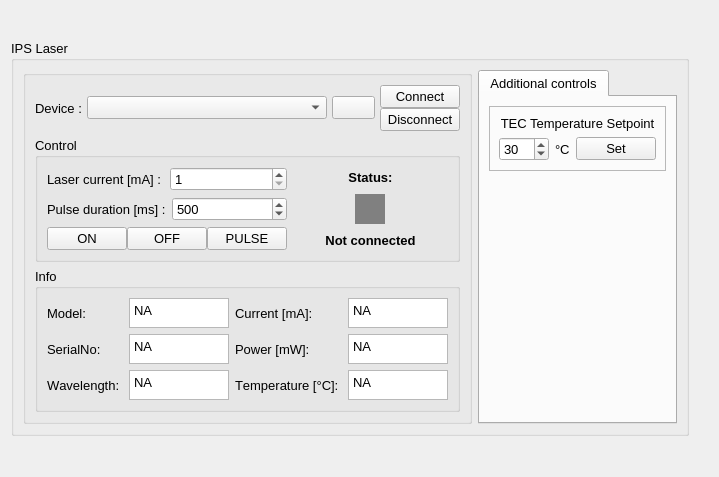
<?xml version="1.0" encoding="UTF-8"?>
<ui version="4.0">
 <class>LaserControl</class>
 <widget class="QWidget" name="LaserControl">
  <property name="geometry">
   <rect>
    <x>0</x>
    <y>0</y>
    <width>719</width>
    <height>477</height>
   </rect>
  </property>
  <property name="windowTitle">
   <string>Lumed IPS</string>
  </property>
  <layout class="QHBoxLayout" name="horizontalLayout_13">
   <item>
    <widget class="QGroupBox" name="groupBox_main">
     <property name="sizePolicy">
      <sizepolicy hsizetype="Minimum" vsizetype="Fixed">
       <horstretch>0</horstretch>
       <verstretch>0</verstretch>
      </sizepolicy>
     </property>
     <property name="font">
      <font>
       <pointsize>10</pointsize>
       <weight>50</weight>
       <bold>false</bold>
      </font>
     </property>
     <property name="autoFillBackground">
      <bool>false</bool>
     </property>
     <property name="title">
      <string>IPS Laser</string>
     </property>
     <layout class="QHBoxLayout" name="horizontalLayout_15">
      <item>
       <widget class="QGroupBox" name="groupBox_controls">
        <property name="sizePolicy">
         <sizepolicy hsizetype="Fixed" vsizetype="Fixed">
          <horstretch>0</horstretch>
          <verstretch>0</verstretch>
         </sizepolicy>
        </property>
        <layout class="QVBoxLayout" name="verticalLayout_4">
         <property name="sizeConstraint">
          <enum>QLayout::SetMinimumSize</enum>
         </property>
         <item>
          <layout class="QHBoxLayout" name="horizontalLayout" stretch="0,1,0">
           <property name="spacing">
            <number>5</number>
           </property>
           <item>
            <widget class="QLabel" name="label_devices">
             <property name="font">
              <font>
               <pointsize>10</pointsize>
               <weight>50</weight>
               <bold>false</bold>
              </font>
             </property>
             <property name="text">
              <string>Device :</string>
             </property>
            </widget>
           </item>
           <item>
            <layout class="QHBoxLayout" name="horizontalLayout_9">
             <item>
              <widget class="QComboBox" name="comboBox_devices">
               <property name="font">
                <font>
                 <pointsize>10</pointsize>
                 <weight>50</weight>
                 <bold>false</bold>
                </font>
               </property>
              </widget>
             </item>
             <item>
              <widget class="QPushButton" name="pushButton_update">
               <property name="sizePolicy">
                <sizepolicy hsizetype="Fixed" vsizetype="Fixed">
                 <horstretch>0</horstretch>
                 <verstretch>0</verstretch>
                </sizepolicy>
               </property>
               <property name="font">
                <font>
                 <pointsize>10</pointsize>
                 <weight>50</weight>
                 <bold>false</bold>
                </font>
               </property>
               <property name="text">
                <string/>
               </property>
              </widget>
             </item>
            </layout>
           </item>
           <item>
            <layout class="QVBoxLayout" name="verticalLayout">
             <property name="spacing">
              <number>0</number>
             </property>
             <item>
              <widget class="QPushButton" name="pushButton_connect">
               <property name="font">
                <font>
                 <pointsize>10</pointsize>
                 <weight>50</weight>
                 <bold>false</bold>
                </font>
               </property>
               <property name="text">
                <string>Connect</string>
               </property>
              </widget>
             </item>
             <item>
              <widget class="QPushButton" name="pushButton_disconnect">
               <property name="font">
                <font>
                 <pointsize>10</pointsize>
                 <weight>50</weight>
                 <bold>false</bold>
                </font>
               </property>
               <property name="text">
                <string>Disconnect</string>
               </property>
              </widget>
             </item>
            </layout>
           </item>
          </layout>
         </item>
         <item>
          <widget class="QGroupBox" name="groupBox_lasing">
           <property name="font">
            <font>
             <pointsize>10</pointsize>
             <weight>50</weight>
             <bold>false</bold>
            </font>
           </property>
           <property name="title">
            <string>Control</string>
           </property>
           <layout class="QHBoxLayout" name="horizontalLayout_2">
            <item>
             <layout class="QVBoxLayout" name="verticalLayout_9">
              <item>
               <layout class="QHBoxLayout" name="horizontalLayout_3">
                <item>
                 <widget class="QLabel" name="label_current_spinbox">
                  <property name="font">
                   <font>
                    <pointsize>10</pointsize>
                    <weight>50</weight>
                    <bold>false</bold>
                   </font>
                  </property>
                  <property name="text">
                   <string>Laser current [mA] :</string>
                  </property>
                 </widget>
                </item>
                <item>
                 <widget class="QSpinBox" name="spinBox_current">
                  <property name="font">
                   <font>
                    <pointsize>10</pointsize>
                    <weight>50</weight>
                    <bold>false</bold>
                   </font>
                  </property>
                  <property name="minimum">
                   <number>1</number>
                  </property>
                  <property name="maximum">
                   <number>99</number>
                  </property>
                 </widget>
                </item>
               </layout>
              </item>
              <item>
               <layout class="QHBoxLayout" name="horizontalLayout_4">
                <item>
                 <widget class="QLabel" name="label_pduration">
                  <property name="enabled">
                   <bool>true</bool>
                  </property>
                  <property name="font">
                   <font>
                    <pointsize>10</pointsize>
                    <weight>50</weight>
                    <bold>false</bold>
                   </font>
                  </property>
                  <property name="text">
                   <string>Pulse duration [ms] :</string>
                  </property>
                 </widget>
                </item>
                <item>
                 <widget class="QSpinBox" name="spinBox_pduration">
                  <property name="font">
                   <font>
                    <pointsize>10</pointsize>
                    <weight>50</weight>
                    <bold>false</bold>
                   </font>
                  </property>
                  <property name="minimum">
                   <number>1</number>
                  </property>
                  <property name="maximum">
                   <number>5000</number>
                  </property>
                  <property name="value">
                   <number>500</number>
                  </property>
                 </widget>
                </item>
               </layout>
              </item>
              <item>
               <layout class="QHBoxLayout" name="horizontalLayout_onoff">
                <property name="spacing">
                 <number>0</number>
                </property>
                <property name="sizeConstraint">
                 <enum>QLayout::SetDefaultConstraint</enum>
                </property>
                <property name="leftMargin">
                 <number>0</number>
                </property>
                <property name="topMargin">
                 <number>0</number>
                </property>
                <item>
                 <widget class="QPushButton" name="pushButton_on">
                  <property name="font">
                   <font>
                    <pointsize>10</pointsize>
                    <weight>50</weight>
                    <bold>false</bold>
                   </font>
                  </property>
                  <property name="text">
                   <string>ON</string>
                  </property>
                 </widget>
                </item>
                <item>
                 <widget class="QPushButton" name="pushButton_off">
                  <property name="font">
                   <font>
                    <pointsize>10</pointsize>
                    <weight>50</weight>
                    <bold>false</bold>
                   </font>
                  </property>
                  <property name="text">
                   <string>OFF</string>
                  </property>
                 </widget>
                </item>
                <item>
                 <widget class="QPushButton" name="pushButton_pulse">
                  <property name="font">
                   <font>
                    <pointsize>10</pointsize>
                    <weight>50</weight>
                    <bold>false</bold>
                   </font>
                  </property>
                  <property name="text">
                   <string>PULSE</string>
                  </property>
                 </widget>
                </item>
               </layout>
              </item>
             </layout>
            </item>
            <item>
             <layout class="QVBoxLayout" name="verticalLayout_6">
              <item>
               <widget class="QLabel" name="label_status_title">
                <property name="font">
                 <font>
                  <pointsize>10</pointsize>
                  <weight>75</weight>
                  <bold>true</bold>
                 </font>
                </property>
                <property name="text">
                 <string>Status:</string>
                </property>
                <property name="alignment">
                 <set>Qt::AlignCenter</set>
                </property>
               </widget>
              </item>
              <item>
               <layout class="QHBoxLayout" name="horizontalLayout_12">
                <item>
                 <widget class="QLabel" name="label_led_status">
                  <property name="sizePolicy">
                   <sizepolicy hsizetype="Fixed" vsizetype="Fixed">
                    <horstretch>0</horstretch>
                    <verstretch>0</verstretch>
                   </sizepolicy>
                  </property>
                  <property name="minimumSize">
                   <size>
                    <width>30</width>
                    <height>30</height>
                   </size>
                  </property>
                  <property name="maximumSize">
                   <size>
                    <width>30</width>
                    <height>30</height>
                   </size>
                  </property>
                  <property name="font">
                   <font>
                    <pointsize>10</pointsize>
                    <weight>50</weight>
                    <bold>false</bold>
                   </font>
                  </property>
                  <property name="autoFillBackground">
                   <bool>false</bool>
                  </property>
                  <property name="styleSheet">
                   <string notr="true">QLabel { background-color : grey }</string>
                  </property>
                  <property name="text">
                   <string/>
                  </property>
                  <property name="scaledContents">
                   <bool>false</bool>
                  </property>
                  <property name="alignment">
                   <set>Qt::AlignCenter</set>
                  </property>
                 </widget>
                </item>
               </layout>
              </item>
              <item>
               <widget class="QLabel" name="label_status">
                <property name="minimumSize">
                 <size>
                  <width>120</width>
                  <height>0</height>
                 </size>
                </property>
                <property name="maximumSize">
                 <size>
                  <width>16777215</width>
                  <height>16777215</height>
                 </size>
                </property>
                <property name="font">
                 <font>
                  <pointsize>10</pointsize>
                  <weight>75</weight>
                  <bold>true</bold>
                 </font>
                </property>
                <property name="text">
                 <string>Not connected</string>
                </property>
                <property name="alignment">
                 <set>Qt::AlignCenter</set>
                </property>
               </widget>
              </item>
             </layout>
            </item>
           </layout>
          </widget>
         </item>
         <item>
          <widget class="QGroupBox" name="groupBox_info">
           <property name="font">
            <font>
             <pointsize>10</pointsize>
             <weight>50</weight>
             <bold>false</bold>
             <kerning>false</kerning>
            </font>
           </property>
           <property name="autoFillBackground">
            <bool>false</bool>
           </property>
           <property name="title">
            <string>Info</string>
           </property>
           <property name="checkable">
            <bool>false</bool>
           </property>
           <layout class="QHBoxLayout" name="horizontalLayout_11">
            <item>
             <layout class="QVBoxLayout" name="verticalLayout_7">
              <item>
               <layout class="QHBoxLayout" name="horizontalLayout_5">
                <item>
                 <widget class="QLabel" name="label_model">
                  <property name="font">
                   <font>
                    <pointsize>10</pointsize>
                    <weight>50</weight>
                    <bold>false</bold>
                    <kerning>false</kerning>
                   </font>
                  </property>
                  <property name="text">
                   <string>Model: </string>
                  </property>
                 </widget>
                </item>
                <item>
                 <widget class="QPlainTextEdit" name="plainTextEdit_model">
                  <property name="sizePolicy">
                   <sizepolicy hsizetype="Minimum" vsizetype="Minimum">
                    <horstretch>0</horstretch>
                    <verstretch>0</verstretch>
                   </sizepolicy>
                  </property>
                  <property name="maximumSize">
                   <size>
                    <width>100</width>
                    <height>30</height>
                   </size>
                  </property>
                  <property name="font">
                   <font>
                    <pointsize>10</pointsize>
                    <weight>50</weight>
                    <bold>false</bold>
                    <kerning>false</kerning>
                   </font>
                  </property>
                  <property name="plainText">
                   <string>NA</string>
                  </property>
                  <property name="textInteractionFlags">
                   <set>Qt::NoTextInteraction</set>
                  </property>
                 </widget>
                </item>
               </layout>
              </item>
              <item>
               <layout class="QHBoxLayout" name="horizontalLayout_7">
                <item>
                 <widget class="QLabel" name="label_serialno">
                  <property name="font">
                   <font>
                    <pointsize>10</pointsize>
                    <weight>50</weight>
                    <bold>false</bold>
                    <kerning>false</kerning>
                   </font>
                  </property>
                  <property name="text">
                   <string>SerialNo: </string>
                  </property>
                 </widget>
                </item>
                <item>
                 <widget class="QPlainTextEdit" name="plainTextEdit_serialno">
                  <property name="sizePolicy">
                   <sizepolicy hsizetype="Minimum" vsizetype="Minimum">
                    <horstretch>0</horstretch>
                    <verstretch>0</verstretch>
                   </sizepolicy>
                  </property>
                  <property name="maximumSize">
                   <size>
                    <width>100</width>
                    <height>30</height>
                   </size>
                  </property>
                  <property name="font">
                   <font>
                    <pointsize>10</pointsize>
                    <weight>50</weight>
                    <bold>false</bold>
                    <kerning>false</kerning>
                   </font>
                  </property>
                  <property name="plainText">
                   <string>NA</string>
                  </property>
                  <property name="textInteractionFlags">
                   <set>Qt::NoTextInteraction</set>
                  </property>
                 </widget>
                </item>
               </layout>
              </item>
              <item>
               <layout class="QHBoxLayout" name="horizontalLayout_details">
                <item>
                 <widget class="QLabel" name="label_wavelenght">
                  <property name="font">
                   <font>
                    <pointsize>10</pointsize>
                    <weight>50</weight>
                    <bold>false</bold>
                    <kerning>false</kerning>
                   </font>
                  </property>
                  <property name="text">
                   <string>Wavelength: </string>
                  </property>
                 </widget>
                </item>
                <item>
                 <widget class="QPlainTextEdit" name="plainTextEdit_wavelength">
                  <property name="sizePolicy">
                   <sizepolicy hsizetype="Minimum" vsizetype="Minimum">
                    <horstretch>0</horstretch>
                    <verstretch>0</verstretch>
                   </sizepolicy>
                  </property>
                  <property name="maximumSize">
                   <size>
                    <width>100</width>
                    <height>30</height>
                   </size>
                  </property>
                  <property name="font">
                   <font>
                    <pointsize>10</pointsize>
                    <weight>50</weight>
                    <bold>false</bold>
                    <kerning>false</kerning>
                   </font>
                  </property>
                  <property name="plainText">
                   <string>NA</string>
                  </property>
                  <property name="textInteractionFlags">
                   <set>Qt::NoTextInteraction</set>
                  </property>
                 </widget>
                </item>
               </layout>
              </item>
             </layout>
            </item>
            <item>
             <layout class="QVBoxLayout" name="verticalLayout_8">
              <item>
               <layout class="QHBoxLayout" name="horizontalLayout_6">
                <item>
                 <widget class="QLabel" name="label_current_status">
                  <property name="font">
                   <font>
                    <pointsize>10</pointsize>
                    <weight>50</weight>
                    <bold>false</bold>
                    <kerning>false</kerning>
                   </font>
                  </property>
                  <property name="text">
                   <string>Current [mA]: </string>
                  </property>
                 </widget>
                </item>
                <item>
                 <widget class="QPlainTextEdit" name="plainTextEdit_current_status">
                  <property name="sizePolicy">
                   <sizepolicy hsizetype="Minimum" vsizetype="Minimum">
                    <horstretch>0</horstretch>
                    <verstretch>0</verstretch>
                   </sizepolicy>
                  </property>
                  <property name="maximumSize">
                   <size>
                    <width>100</width>
                    <height>30</height>
                   </size>
                  </property>
                  <property name="font">
                   <font>
                    <pointsize>10</pointsize>
                    <weight>50</weight>
                    <bold>false</bold>
                    <kerning>false</kerning>
                   </font>
                  </property>
                  <property name="plainText">
                   <string>NA</string>
                  </property>
                  <property name="textInteractionFlags">
                   <set>Qt::NoTextInteraction</set>
                  </property>
                 </widget>
                </item>
               </layout>
              </item>
              <item>
               <layout class="QHBoxLayout" name="horizontalLayout_10">
                <item>
                 <widget class="QLabel" name="label_power_status">
                  <property name="font">
                   <font>
                    <pointsize>10</pointsize>
                    <weight>50</weight>
                    <bold>false</bold>
                    <kerning>false</kerning>
                   </font>
                  </property>
                  <property name="text">
                   <string>Power [mW]: </string>
                  </property>
                 </widget>
                </item>
                <item>
                 <widget class="QPlainTextEdit" name="plainTextEdit_power_status">
                  <property name="sizePolicy">
                   <sizepolicy hsizetype="Minimum" vsizetype="Minimum">
                    <horstretch>0</horstretch>
                    <verstretch>0</verstretch>
                   </sizepolicy>
                  </property>
                  <property name="maximumSize">
                   <size>
                    <width>100</width>
                    <height>30</height>
                   </size>
                  </property>
                  <property name="font">
                   <font>
                    <pointsize>10</pointsize>
                    <weight>50</weight>
                    <bold>false</bold>
                    <kerning>false</kerning>
                   </font>
                  </property>
                  <property name="plainText">
                   <string>NA</string>
                  </property>
                  <property name="textInteractionFlags">
                   <set>Qt::NoTextInteraction</set>
                  </property>
                 </widget>
                </item>
               </layout>
              </item>
              <item>
               <layout class="QHBoxLayout" name="horizontalLayout_8">
                <item>
                 <widget class="QLabel" name="label_temp_status">
                  <property name="maximumSize">
                   <size>
                    <width>16777215</width>
                    <height>16777159</height>
                   </size>
                  </property>
                  <property name="font">
                   <font>
                    <pointsize>10</pointsize>
                    <weight>50</weight>
                    <bold>false</bold>
                    <kerning>false</kerning>
                   </font>
                  </property>
                  <property name="text">
                   <string>Temperature [°C]: </string>
                  </property>
                 </widget>
                </item>
                <item>
                 <widget class="QPlainTextEdit" name="plainTextEdit_temp_status">
                  <property name="sizePolicy">
                   <sizepolicy hsizetype="Minimum" vsizetype="Minimum">
                    <horstretch>0</horstretch>
                    <verstretch>0</verstretch>
                   </sizepolicy>
                  </property>
                  <property name="maximumSize">
                   <size>
                    <width>100</width>
                    <height>30</height>
                   </size>
                  </property>
                  <property name="font">
                   <font>
                    <pointsize>10</pointsize>
                    <weight>50</weight>
                    <bold>false</bold>
                    <kerning>false</kerning>
                   </font>
                  </property>
                  <property name="plainText">
                   <string>NA</string>
                  </property>
                  <property name="textInteractionFlags">
                   <set>Qt::NoTextInteraction</set>
                  </property>
                 </widget>
                </item>
               </layout>
              </item>
             </layout>
            </item>
           </layout>
          </widget>
         </item>
        </layout>
       </widget>
      </item>
      <item>
       <widget class="QTabWidget" name="tabWidget">
        <property name="maximumSize">
         <size>
          <width>500</width>
          <height>16777215</height>
         </size>
        </property>
        <property name="font">
         <font>
          <pointsize>10</pointsize>
          <weight>50</weight>
          <bold>false</bold>
         </font>
        </property>
        <property name="currentIndex">
         <number>0</number>
        </property>
        <widget class="QWidget" name="tab_control">
         <property name="sizePolicy">
          <sizepolicy hsizetype="Fixed" vsizetype="Fixed">
           <horstretch>0</horstretch>
           <verstretch>0</verstretch>
          </sizepolicy>
         </property>
         <attribute name="title">
          <string>Additional controls</string>
         </attribute>
         <layout class="QVBoxLayout" name="verticalLayout_11">
          <item>
           <widget class="QFrame" name="frame">
            <property name="frameShape">
             <enum>QFrame::StyledPanel</enum>
            </property>
            <property name="frameShadow">
             <enum>QFrame::Raised</enum>
            </property>
            <layout class="QVBoxLayout" name="verticalLayout_10">
             <item>
              <widget class="QLabel" name="label">
               <property name="font">
                <font>
                 <pointsize>10</pointsize>
                 <weight>50</weight>
                 <bold>false</bold>
                </font>
               </property>
               <property name="text">
                <string>TEC Temperature Setpoint</string>
               </property>
               <property name="alignment">
                <set>Qt::AlignCenter</set>
               </property>
              </widget>
             </item>
             <item>
              <layout class="QHBoxLayout" name="horizontalLayout_14">
               <item>
                <widget class="QSpinBox" name="spinBox_temp">
                 <property name="sizePolicy">
                  <sizepolicy hsizetype="Preferred" vsizetype="Preferred">
                   <horstretch>0</horstretch>
                   <verstretch>0</verstretch>
                  </sizepolicy>
                 </property>
                 <property name="minimumSize">
                  <size>
                   <width>50</width>
                   <height>0</height>
                  </size>
                 </property>
                 <property name="minimum">
                  <number>15</number>
                 </property>
                 <property name="maximum">
                  <number>40</number>
                 </property>
                 <property name="value">
                  <number>30</number>
                 </property>
                </widget>
               </item>
               <item>
                <widget class="QLabel" name="label_2">
                 <property name="sizePolicy">
                  <sizepolicy hsizetype="Minimum" vsizetype="Minimum">
                   <horstretch>0</horstretch>
                   <verstretch>0</verstretch>
                  </sizepolicy>
                 </property>
                 <property name="text">
                  <string>°C</string>
                 </property>
                </widget>
               </item>
               <item>
                <widget class="QPushButton" name="pushButton">
                 <property name="sizePolicy">
                  <sizepolicy hsizetype="Preferred" vsizetype="Fixed">
                   <horstretch>0</horstretch>
                   <verstretch>0</verstretch>
                  </sizepolicy>
                 </property>
                 <property name="text">
                  <string>Set</string>
                 </property>
                </widget>
               </item>
              </layout>
             </item>
            </layout>
           </widget>
          </item>
          <item>
           <spacer name="verticalSpacer_4">
            <property name="orientation">
             <enum>Qt::Vertical</enum>
            </property>
            <property name="sizeHint" stdset="0">
             <size>
              <width>20</width>
              <height>40</height>
             </size>
            </property>
           </spacer>
          </item>
         </layout>
        </widget>
       </widget>
      </item>
     </layout>
    </widget>
   </item>
   <item>
    <spacer name="horizontalSpacer">
     <property name="orientation">
      <enum>Qt::Horizontal</enum>
     </property>
     <property name="sizeHint" stdset="0">
      <size>
       <width>40</width>
       <height>20</height>
      </size>
     </property>
    </spacer>
   </item>
  </layout>
 </widget>
 <resources/>
 <connections/>
</ui>
